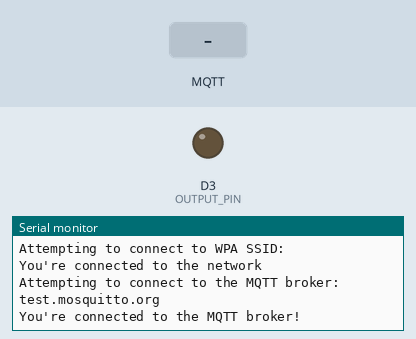
Bench run of a sketch on a simulated Arduino MKR. Shown: output pins drawn as LEDs (lit = HIGH), the last lines printed to the serial monitor. The test bench sets the inputs (shaded band). WiFi joins after 1.5 s; servers stay silent unless stated; no MQTT or app messages arrive unless stated; not simulated (calls return 0 or success): arduino_secrets.h.

Above: at 2.7 s.
2.8 s: MQTT message "Temperature:" arrives on the first subscribed topic
At 4.2 s:
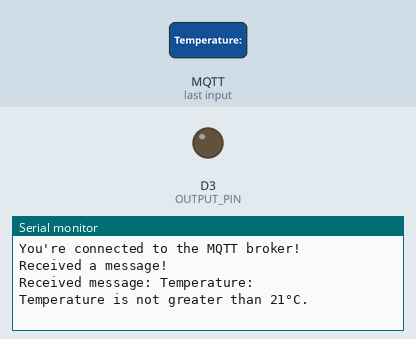
5.3 s: MQTT message ":" arrives on the first subscribed topic
At 7.3 s:
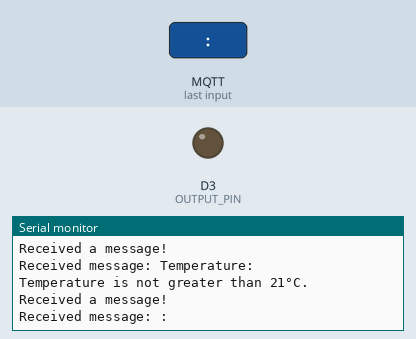
7.8 s: MQTT message "5" arrives on the first subscribed topic
At 9.2 s:
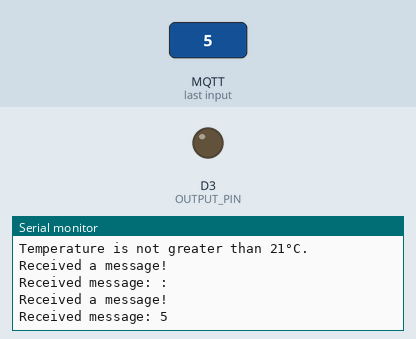

Measured:
- after the input at 2.8 s, the serial monitor: prints a new line at once (image 1)
- after the input at 5.3 s, the serial monitor: prints a new line after 1.0 s (image 2)
- after the input at 7.8 s, the serial monitor: prints a new line after 1.0 s (image 3)

The sketch:

MQTT_LAB_SUSCRIBER.ino
```cpp
#include <WiFiNINA.h>
#include <ArduinoMqttClient.h>
#include "arduino_secrets.h"

char ssid[] = SECRET_SSID;         // Your network SSID (name)
char pass[] = SECRET_PASS;         // Your network password (use for WPA, or use as key for WEP)

WiFiClient wifiClient;
MqttClient mqttClient(wifiClient);

const char broker[] = "test.mosquitto.org";
int port = 1883;
const char topic[] = "real_unique_topic";

#define TEMPERATURE_THRESHOLD 21
#define OUTPUT_PIN 3

void setup() {
  // Initialize serial and wait for the port to open:
  Serial.begin(9600);
  while (!Serial) {
    ; // Wait for the serial port to connect. Needed for native USB port only
  }

  pinMode(OUTPUT_PIN, OUTPUT);

  // Attempt to connect to the WiFi network:
  Serial.print("Attempting to connect to WPA SSID: ");
  Serial.println(ssid);
  while (WiFi.begin(ssid, pass) != WL_CONNECTED) {
    // Failed, retry
    Serial.print(".");
    delay(5000);
  }

  Serial.println("You're connected to the network");
  Serial.println();

  Serial.print("Attempting to connect to the MQTT broker: ");
  Serial.println(broker);

  if (!mqttClient.connect(broker, port)) {
    Serial.print("MQTT connection failed! Error code = ");
    Serial.println(mqttClient.connectError());
    while (1);
  }

  Serial.println("You're connected to the MQTT broker!");
  Serial.println();

  mqttClient.onMessage(messageReceived);
  mqttClient.subscribe(topic);
}

void loop() {
  mqttClient.poll();
  // Add your other code here if needed
}

void messageReceived(int messageSize) {
  Serial.println("Received a message!");

  while (mqttClient.available()) {
    String message = mqttClient.readString();
    Serial.print("Received message: ");
    Serial.println(message);

    // Extract temperature value from the message
    if (message.startsWith("Temperature:")) {
      String temperatureString = message.substring(message.indexOf(":") + 2, message.indexOf(" °C"));
      float temperature = temperatureString.toFloat();

      // Check if temperature is greater than the threshold
      if (temperature > TEMPERATURE_THRESHOLD) {
        Serial.println("Temperature is greater than 21°C. Setting output pin HIGH.");
        digitalWrite(OUTPUT_PIN, HIGH);
      } else {
        Serial.println("Temperature is not greater than 21°C.");
        digitalWrite(OUTPUT_PIN, LOW);
      }

      // Wait for data processing to complete before reading new data
      delay(100);
    }
    // Continue processing other sensor values as needed
  }
}
```
